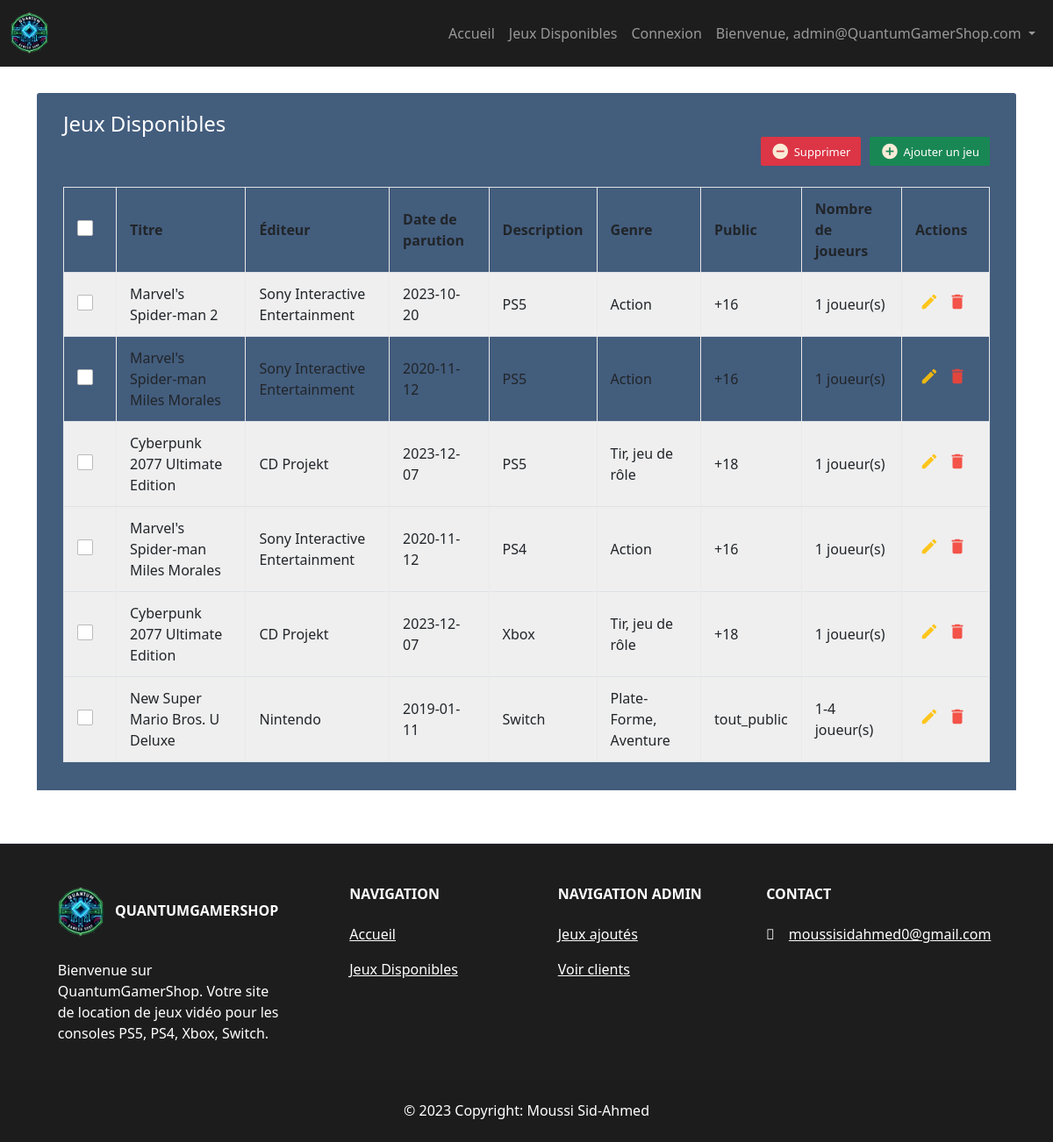
Screenshot of /src/Admin/Jeux/show_game.php (signed in) with the database file from the repository.
### tables this page shows
CREATE TABLE IF NOT EXISTS `jeux` (
  `j_id` smallint UNSIGNED NOT NULL AUTO_INCREMENT,
  `j_titre` varchar(255) NOT NULL,
  `j_editeur` varchar(255) NOT NULL,
  `j_parution` date NOT NULL,
  `j_resume` text NOT NULL,
  `j_genre` varchar(255) NOT NULL,
  `j_public` varchar(255) NOT NULL,
  `j_joueurs` varchar(255) NOT NULL,
  `j_dateAjout` timestamp NULL DEFAULT CURRENT_TIMESTAMP,
  PRIMARY KEY (`j_id`)
);

### src/Admin/Jeux/show_game.php (the view, shortened to what this page needs)
<?php include '../../ConnexionDB/connexionBd.php' ?>
<!DOCTYPE html>
<html lang="fr">
<head>
    <link href="https://cdn.jsdelivr.net/npm/bootstrap@5.0.2/dist/css/bootstrap.min.css" rel="stylesheet" />
    <link rel="stylesheet" href="https://maxcdn.bootstrapcdn.com/font-awesome/4.7.0/css/font-awesome.min.css">
    <link href="/Projet_Moussi/assets/css/Admin/Style_Admin.css" rel="stylesheet" />
    <link rel="stylesheet" href="/Projet_Moussi/assets/css/Header/style.css" type="text/css">
    <link rel="stylesheet" href="/Projet_Moussi/assets/css/Footer/footer.css" type="text/css">
</head>
<?php include '../../header.php' ?>
<body>
    <div class="container-xl">
        <div class="table-responsive">
            <div class="table-wrapper">
                <div class="table-title">
                    <div class="row">
                        <div class="col-sm-6">
                            <h2>Jeux Disponibles</h2>
                        </div>
                        <div class="col-sm-12">
                            <button type="submit" class="btn btn-success" name="add_games">
                                <a href="./add/add_game.php">
                                    <i class="material-icons">&#xE147;</i> <span>Ajouter un jeu</span>
                                </a>
                            </button>
                            <form action="delete/delete_all.php" method="POST">
                                <button type="submit" class="btn btn-danger" name="delete_all">
                                    <a href="delete/delete_all.php">
                                        <i class="material-icons">&#xE15C;</i> <span>Supprimer</span>
                                    </a>
                                </button>
                            </form>
                        </div>
                    </div>
                    <br />
                    <table id="gameTable" class="table table-striped  table-bordered">
                        <thead>
                            <tr>
                                <th>
                                    <span class="custom-checkbox">
                                        <label for="selectAll"></label>
                                    </span>
                                </th>
                                <th>Titre</th>
                                <th>Éditeur</th>
                                <th>Date de parution</th>
                                <th>Description</th>
                                <th>Genre</th>
                                <th>Public</th>
                                <th>Nombre de joueurs</th>
                                <th>Actions</th>
                            </tr>
                        </thead>
                        <?php
                        $jeux_par_plateforme = array();
                        try {
                            $query = $pdo->prepare("SELECT j.j_id, j.j_titre, j.j_editeur, j.j_resume, j.j_parution, j.j_genre, j.j_public, j.j_joueurs, p.plateforme_id AS plateforme_id, p.nom_plateforme, v.visuel_ps5, v.visuel_ps4, v.visuel_xbox, v.visuel_switch
                                                    FROM jeux j
                                                    INNER JOIN jeux_plateformes jp ON j.j_id = jp.j_id
                                                    INNER JOIN plateformes p ON jp.plateforme_id = p.plateforme_id
                                                    LEFT JOIN visuel v ON j.j_id = v.j_id
                                                    ORDER BY j.j_id");
                            $query->execute();
                            while ($row = $query->fetch(PDO::FETCH_ASSOC)) {
                                $jeux_par_plateforme[$row['nom_plateforme']][] = $row;
                            }
                            foreach ($jeux_par_plateforme as $plateforme => $jeux) {
                                echo '<tbody>';
                                foreach ($jeux as $jeu) {
                                    echo '<tr>';
                                    echo '<td>';
                                    echo '<span class="custom-checkbox">';
                                    echo '<label for="' . $jeu['j_id'] . '"></label>';
                                    echo '</span>';
                                    echo '</td>';
                                    echo '<td>' . $jeu['j_titre'] . '</td>';
                                    echo '<td>' . $jeu['j_editeur'] . '</td>';
                                    echo '<td>' . $jeu['j_parution'] . '</td>';
                                    echo '<td>' .  $plateforme . '</td>';
                                    if (is_string($jeu['j_genre'])) {
                                        $genres = json_decode($jeu['j_genre']);
                                        echo '<td>' . implode(', ', $genres) . '</td>';
                                    } else {
                                        echo '<td>' . implode(', ', $jeu['j_genre']) . '</td>';
                                    }
                                    echo '<td>' . $jeu['j_public'] . '</td>';
                                    echo '<td>' . $jeu['j_joueurs'] . " joueur(s)" . '</td>';
                                    echo '<td>';
                                    echo '<a href="edit/edit_game.php?game_id=' . $jeu['j_id'] . '&plateforme_id=' . $jeu['plateforme_id'] . '" class="edit" data-toggle="modal"><i class="material-icons" data-toggle="tooltip" title="Modifier">&#xE254;</i></a>';
                                    echo '<a href="delete/delete.php?game_id=' . $jeu['j_id'] . '&plateforme_id=' . $jeu['plateforme_id'] . '" class="delete"><i class="material-icons" title="Supprimer">&#xE872;</i></a>';
                                    echo '</td>';
                                    echo '</tr>';
                                }
                                echo '</tbody>';
                            }
                        } catch (PDOException $e) {
                            echo "<p>Echec de l'affichage :" . $e->getMessage() . "</p>\n";
                        }
                        ?>
                    </table>
                </div>
            </div>
        </div>
    </div>
    <?php include("../../footer.php"); ?>
</body>
</html>

### assets/css/Admin/Style_Admin.css (style rules this page uses)
.table-responsive { margin: 30px 0; }
.table-wrapper { background: #fff; padding: 20px 25px; border-radius: 3px; min-width: 1000px; box-shadow: 0 1px 1px rgba(0, 0, 0, .05); }
.table-title { padding-bottom: 15px; background: #435d7d; color: #fff; padding: 16px 30px; min-width: 100%; margin: -20px -25px 10px; border-radius: 3px 3px 0 0; }
.table-title h2 { margin: 5px 0 0; font-size: 24px; }
.table-title .btn { color: #fff; float: right; font-size: 13px; border: none; min-width: 50px; border-radius: 2px; border: none; outline: none !important; margin-left: 10px; }
.table-title .btn i { float: left; font-size: 21px; margin-right: 5px; color: antiquewhite; }
.table-title .btn span { float: left; margin-top: 2px; color: white; }
table.table tr th, table.table tr td { border-color: #e9e9e9; padding: 12px 15px; vertical-align: middle; }
table.table tr th:first-child { width: 60px; }
table.table tr th:last-child { width: 100px; }
table.table-striped tbody tr:nth-of-type(odd) { background-color: #fcfcfc; }
table.table td:last-child i { opacity: 0.9; font-size: 22px; margin: 0 5px; }
table.table td a { font-weight: bold; color: #566787; display: inline-block; text-decoration: none; outline: none !important; }
table.table td a.edit { color: #FFC107; }
table.table td a.delete { color: #F44336; }
table.table td i { font-size: 19px; }
.custom-checkbox { position: relative; }
.custom-checkbox label:before { width: 18px; height: 18px; }
.custom-checkbox label:before { content: ''; margin-right: 10px; display: inline-block; vertical-align: text-top; background: white; border: 1px solid #bbb; border-radius: 2px; box-sizing: border-box; z-index: 2; }

### rows the page displays
jeux: j_titre "Marvel's Spider-man 2", j_editeur "Sony Interactive Entertainment", j_parution "2023-10-20", plateforme "PS5", j_genre "Action", j_public "+16", j_joueurs "1"
jeux: j_titre "Marvel's Spider-man Miles Morales", j_editeur "Sony Interactive Entertainment", j_parution "2020-11-12", plateforme "PS5", j_genre "Action", j_public "+16", j_joueurs "1", plateforme "PS4"
jeux: j_titre "Cyberpunk 2077 Ultimate Edition", j_editeur "CD Projekt", j_parution "2023-12-07", plateforme "PS5", j_genre "Tir, jeu de rôle", j_public "+18", j_joueurs "1", plateforme "Xbox"
jeux: j_titre "New Super Mario Bros. U Deluxe", j_editeur "Nintendo", j_parution "2019-01-11", plateforme "Switch", j_genre "Plate-Forme, Aventure", j_public "tout_public", j_joueurs "1-4"

### other values shown
$admin_user "admin@QuantumGamerShop.com"
